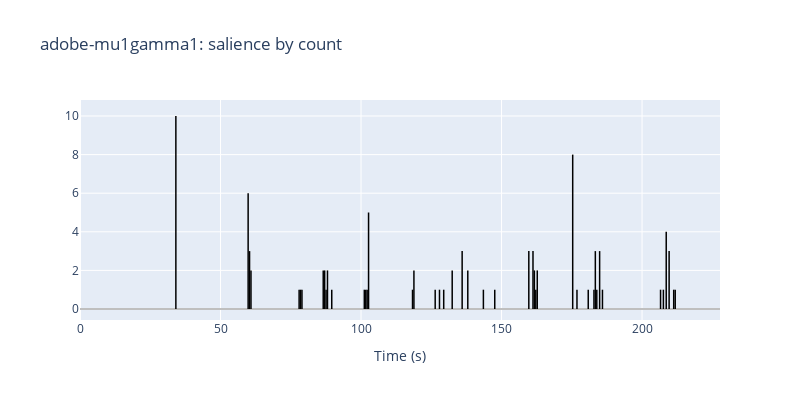
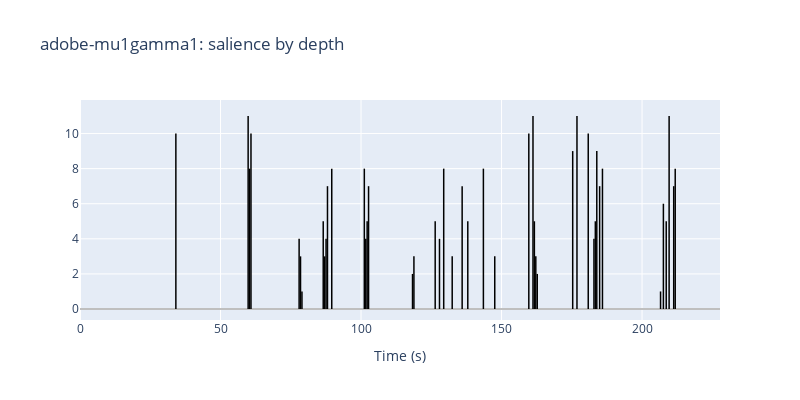
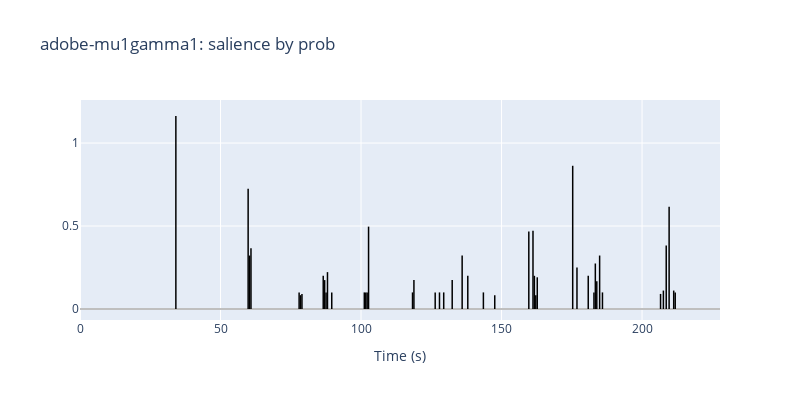

The notebook cell saved with these charts, in order:
### Code cell
for strategy in ["count", "depth", "prob"]:
    bc = est.to_contour(strategy=strategy)
    fig = bc.plot_plotly()
    fig.update_layout(title=f"{fig.layout.title.text}: salience by {strategy}")
    fig.show()

### Figure 1 — Plotly figure (JSON) as saved in the notebook; plotly's stock layout.template omitted (floating-point values rounded to 4 significant figures; data arrays with more than 128 entries replaced by an {"elided": "..."} marker saying what was removed)
{"data": [{"hoverinfo": "none", "line": {"color": "black", "width": 1.5}, "mode": "lines", "type": "scatter", "x": {"elided": "135 float values"}, "y": {"elided": "135 int values"}}, {"hovertemplate": "<b>Boundary</b><br>Time: %{x:.3f}s<br>Salience: %{y:.3f}<extra></extra>", "marker": {"opacity": 0, "size": 8}, "mode": "markers", "type": "scatter", "x": [34.11, 59.83, 60.33, 60.84, 77.97, 78.47, 78.98, 86.55, 87.05, 87.56, 88.06, 89.58, 101.2, 101.7, 102.2, 102.7, 118.3, 118.8, 126.4, 127.9, 129.4, 132.4, 136.0, 138.0, 143.5, 147.6, 159.7, 161.2, 161.7, 162.2, 162.7, 175.3, 176.8, 180.8, 182.9, 183.4, 183.9, 184.9, 185.9, 206.6, 207.6, 208.6, 209.6, 211.3, 211.8], "y": [10, 6, 3, 2, 1, 1, 1, 2, 2, 1, 2, 1, 1, 1, 1, 5, 1, 2, 1, 1, 1, 2, 3, 2, 1, 1, 3, 3, 2, 1, 2, 8, 1, 1, 1, 3, 1, 3, 1, 1, 1, 4, 3, 1, 1]}], "layout": {"height": 400, "shapes": [{"line": {"color": "black", "width": 1}, "opacity": 0.5, "type": "line", "x0": 0, "x1": 1, "xref": "x domain", "y0": 0, "y1": 0, "yref": "y"}], "showlegend": false, "title": {"text": "adobe-mu1gamma1: salience by count"}, "width": 800, "xaxis": {"range": [0, 227.7], "title": {"text": "Time (s)"}}}}

### Figure 2 — Plotly figure (JSON) as saved in the notebook; plotly's stock layout.template omitted (floating-point values rounded to 4 significant figures; data arrays with more than 128 entries replaced by an {"elided": "..."} marker saying what was removed)
{"data": [{"hoverinfo": "none", "line": {"color": "black", "width": 1.5}, "mode": "lines", "type": "scatter", "x": {"elided": "135 float values"}, "y": {"elided": "135 int values"}}, {"hovertemplate": "<b>Boundary</b><br>Time: %{x:.3f}s<br>Salience: %{y:.3f}<extra></extra>", "marker": {"opacity": 0, "size": 8}, "mode": "markers", "type": "scatter", "x": [34.11, 59.83, 60.33, 60.84, 77.97, 78.47, 78.98, 86.55, 87.05, 87.56, 88.06, 89.58, 101.2, 101.7, 102.2, 102.7, 118.3, 118.8, 126.4, 127.9, 129.4, 132.4, 136.0, 138.0, 143.5, 147.6, 159.7, 161.2, 161.7, 162.2, 162.7, 175.3, 176.8, 180.8, 182.9, 183.4, 183.9, 184.9, 185.9, 206.6, 207.6, 208.6, 209.6, 211.3, 211.8], "y": [10, 11, 8, 10, 4, 3, 1, 5, 3, 4, 7, 8, 8, 4, 5, 7, 2, 3, 5, 4, 8, 3, 7, 5, 8, 3, 10, 11, 5, 3, 2, 9, 11, 10, 4, 5, 9, 7, 8, 1, 6, 5, 11, 7, 8]}], "layout": {"height": 400, "shapes": [{"line": {"color": "black", "width": 1}, "opacity": 0.5, "type": "line", "x0": 0, "x1": 1, "xref": "x domain", "y0": 0, "y1": 0, "yref": "y"}], "showlegend": false, "title": {"text": "adobe-mu1gamma1: salience by depth"}, "width": 800, "xaxis": {"range": [0, 227.7], "title": {"text": "Time (s)"}}}}

### Figure 3 — Plotly figure (JSON) as saved in the notebook; plotly's stock layout.template omitted (floating-point values rounded to 4 significant figures; data arrays with more than 128 entries replaced by an {"elided": "..."} marker saying what was removed)
{"data": [{"hoverinfo": "none", "line": {"color": "black", "width": 1.5}, "mode": "lines", "type": "scatter", "x": {"elided": "135 float values"}, "y": {"elided": "135 float values"}}, {"hovertemplate": "<b>Boundary</b><br>Time: %{x:.3f}s<br>Salience: %{y:.3f}<extra></extra>", "marker": {"opacity": 0, "size": 8}, "mode": "markers", "type": "scatter", "x": [34.11, 59.83, 60.33, 60.84, 77.97, 78.47, 78.98, 86.55, 87.05, 87.56, 88.06, 89.58, 101.2, 101.7, 102.2, 102.7, 118.3, 118.8, 126.4, 127.9, 129.4, 132.4, 136.0, 138.0, 143.5, 147.6, 159.7, 161.2, 161.7, 162.2, 162.7, 175.3, 176.8, 180.8, 182.9, 183.4, 183.9, 184.9, 185.9, 206.6, 207.6, 208.6, 209.6, 211.3, 211.8], "y": [1.163, 0.7242, 0.3222, 0.3667, 0.1, 0.08333, 0.09091, 0.2, 0.1742, 0.1, 0.2222, 0.1, 0.1, 0.1, 0.1, 0.4965, 0.1, 0.1742, 0.1, 0.1, 0.1, 0.1742, 0.3222, 0.2, 0.1, 0.08333, 0.4667, 0.4722, 0.2, 0.08333, 0.1909, 0.8631, 0.25, 0.2, 0.1, 0.2742, 0.1667, 0.3222, 0.1, 0.09091, 0.1111, 0.3833, 0.6167, 0.1111, 0.1]}], "layout": {"height": 400, "shapes": [{"line": {"color": "black", "width": 1}, "opacity": 0.5, "type": "line", "x0": 0, "x1": 1, "xref": "x domain", "y0": 0, "y1": 0, "yref": "y"}], "showlegend": false, "title": {"text": "adobe-mu1gamma1: salience by prob"}, "width": 800, "xaxis": {"range": [0, 227.7], "title": {"text": "Time (s)"}}}}
